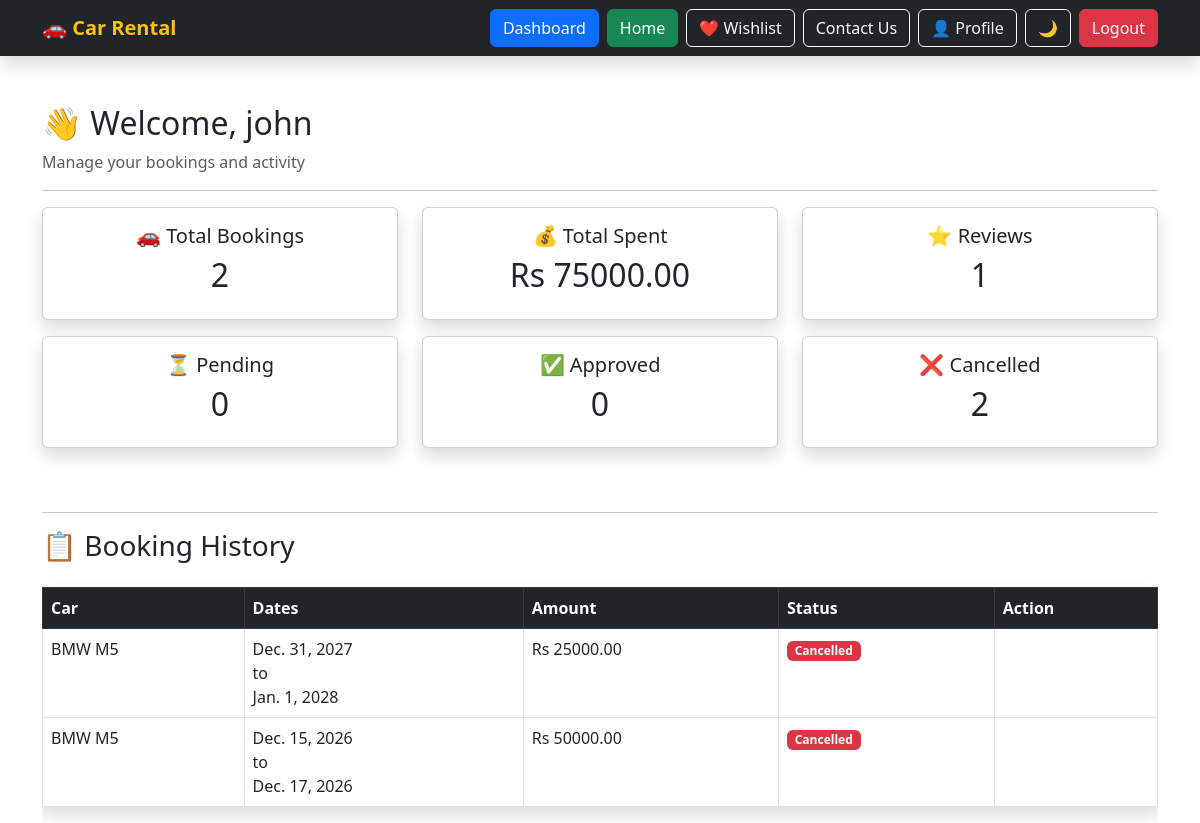
Page /dashboard/ (signed in) on the committed database.
### rental/models.py (models this page shows, shortened)
class Booking(models.Model):
    customer = models.ForeignKey(
        Customer,
        on_delete=models.CASCADE
    )
    car = models.ForeignKey(
        Car,
        on_delete=models.CASCADE
    )
    pickup_location = models.ForeignKey(
        'RentalLocation',
        on_delete=models.CASCADE,
        related_name='pickup_bookings',
        null=True,
        blank=True
    )
    return_location = models.ForeignKey(
        'RentalLocation',
        on_delete=models.CASCADE,
        related_name='return_bookings',
        null=True,
        blank=True
    )
    start_date = models.DateField()
    end_date = models.DateField()
    total_price = models.DecimalField(
        max_digits=10,
        decimal_places=2,
        null=True,
        blank=True,
    )
    status = models.CharField(
        max_length=50,
        default='Pending'
    )

class Car(models.Model):
    name = models.CharField(
        max_length=100
    )
    brand = models.CharField(
        max_length=100
    )
    category = models.ForeignKey(
    CarCategory,
    on_delete=models.CASCADE,
    null=True,
    blank=True
)
    model_year = models.IntegerField()
    price_per_day = models.DecimalField(
        max_digits=10,
        decimal_places=2
    )
    location = models.ForeignKey(
        RentalLocation,
        on_delete=models.CASCADE,
        null=True,
        blank=True
    )
    image = models.ImageField(
        upload_to='cars/',
        blank=True,
        null=True
    )
    available = models.BooleanField(
        default=True
    )
    seats = models.PositiveIntegerField(
    default=5
)
    fuel_type = models.CharField(
    max_length=20,
    choices=[
        ('Petrol','Petrol'),
        ('Diesel','Diesel'),
        ('Electric','Electric'),
        ('Hybrid','Hybrid')
    ],
    default='Petrol'
)
    transmission = models.CharField(
    max_length=20,
    choices=[
        ('Manual','Manual'),
        ('Automatic','Automatic')
    ],
    default='Automatic'
)
    mileage = models.PositiveIntegerField(
    default=15
)
    color = models.CharField(
    max_length=30,
    default='Black'
)
    luggage = models.PositiveIntegerField(
    default=2
)
    air_conditioning = models.BooleanField(
    default=True
)

### rental/views.py (the view)
@login_required
def dashboard(request):
    customer = Customer.objects.get(
        user=request.user
    )
    bookings = Booking.objects.filter(
        customer=customer
    ).order_by(
        '-id'
    )
    active_bookings = bookings.filter(
        status='Pending'
    ).count()
    approved = bookings.filter(
        status='Approved'
    ).count()
    cancelled = bookings.filter(
        status='Cancelled'
    ).count()
    total_spent = sum(
        booking.total_price
        for booking in bookings
    )
    reviews_count = Review.objects.filter(
        customer=customer
    ).count()
    context = {
        'customer': customer,
        'bookings': bookings,
        'active_bookings': active_bookings,
        'approved': approved,
        'cancelled': cancelled,
        'total_spent': total_spent,
        'reviews_count': reviews_count,
    }
    return render(
        request,
        'dashboard.html',
        context
    )

### rental/templates/dashboard.html (shortened to what this page needs)
{% extends 'base.html' %}
{% block content %}
<div class="container mt-5">
<h2>
👋 Welcome, {{ request.user.username }}
</h2>
<p class="text-muted">
Manage your bookings and activity
</p>
<hr>
<div class="row">
<div class="col-md-4 mb-3">
<div class="card shadow text-center p-3">
<h5>🚗 Total Bookings</h5>
<h2>{{ bookings.count }}</h2>
</div>
</div>
<div class="col-md-4 mb-3">
<div class="card shadow text-center p-3">
<h5>💰 Total Spent</h5>
<h2>Rs {{ total_spent }}</h2>
</div>
</div>
<div class="col-md-4 mb-3">
<div class="card shadow text-center p-3">
<h5>⭐ Reviews</h5>
<h2>{{ reviews_count }}</h2>
</div>
</div>
<div class="col-md-4 mb-3">
<div class="card shadow text-center p-3">
<h5>⏳ Pending</h5>
<h2>{{ active_bookings }}</h2>
</div>
</div>
<div class="col-md-4 mb-3">
<div class="card shadow text-center p-3">
<h5>✅ Approved</h5>
<h2>{{ approved }}</h2>
</div>
</div>
<div class="col-md-4 mb-3">
<div class="card shadow text-center p-3">
<h5>❌ Cancelled</h5>
<h2>{{ cancelled }}</h2>
</div>
</div>
</div>
<hr class="mt-5">
<h3>
📋 Booking History
</h3>
{% if bookings %}
<div class="table-responsive">
<table class="table table-bordered shadow mt-3">
<thead class="table-dark">
<tr>
<th>Car</th>
<th>Dates</th>
<th>Amount</th>
<th>Status</th>
<th>Action</th>
</tr>
</thead>
<tbody>
{% for booking in bookings %}
<tr>
<td>
{{ booking.car.name }}
</td>
<td>
{{ booking.start_date }}
<br>
to
<br>
{{ booking.end_date }}
</td>
<td>
Rs {{ booking.total_price }}
</td>
<td>
{% if booking.status == 'Approved' %}
<span class="badge bg-success">
Approved
</span>
{% elif booking.status == 'Cancelled' %}
<span class="badge bg-danger">
Cancelled
</span>
{% else %}
<span class="badge bg-warning text-dark">
{{ booking.status }}
</span>
{% endif %}
</td>
<td>
</td>
</tr>
{% endfor %}
</tbody>
</table>
</div>
{% else %}
<div class="alert alert-info">
No bookings yet 🚗
</div>
{% endif %}
</div>
{% endblock %}

### rows in the picture
Booking: car.name "BMW M5", start_date "Dec. 31, 2027", end_date "Jan. 1, 2028", total_price "25000.00", status "Cancelled"
Booking: car.name "BMW M5", start_date "Dec. 15, 2026", end_date "Dec. 17, 2026", total_price "50000.00", status "Cancelled"

### other values in the picture
{{ request.user.username }} "john"
{{ bookings.count }} "2"
{{ total_spent }} "75000.00"
{{ reviews_count }} "1"
{{ active_bookings }} "0"
{{ approved }} "0"
{{ cancelled }} "2"
